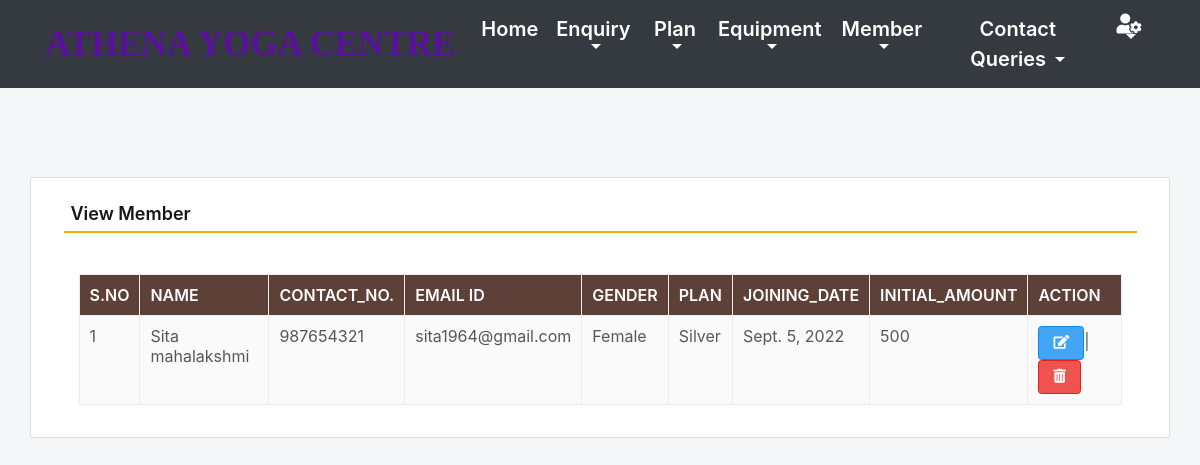
Page /viewMember (signed in) on the committed database.
### yoga/models.py (models this page shows, shortened)
class Member(models.Model):
    name = models.CharField(max_length=150, null=True)
    contact = models.CharField(max_length=15, null=True)
    email = models.CharField(max_length=50, null=True)
    gender = models.CharField(max_length=10, null=True)
    plan = models.CharField(max_length=100, null=True)
    joindate = models.DateField(null=True)
    initamount = models.CharField(max_length=100, null=True)

### yoga/views.py (the view)
# urls.py: path('viewMember', viewMember, name='viewMember'),
def viewMember(request):
    if not request.user.is_authenticated:
        return redirect(admin_login)
    member = Member.objects.all()
    return render(request,'viewMember.html', locals())

### yoga/templates/viewMember.html (shortened to what this page needs)
{% include 'admin_nav.html' %}
{% load static %}
{% block main %}
 <html lang="en" class="no-focus">
 <link rel="stylesheet" id="css-main" href="{% static 'css1/codebase.min.css' %}">
 <br><br><br><br>
	<div class="container card shadow mt-5">
		<div class="card-body">
			<h5 class="p-2" style="border-bottom: 2px solid orange">View Member</h5>
             <br>
            <div class="container-fluid">
             <table id="example" class="table table-striped table-bordered" style="width:100%">
                  <thead class="text-white" style="background-color : #5d4037;">
				     <tr>
					   <th>S.No</th>
					   <th>Name</th>
					   <th>Contact_No.</th>
					   <th>Email ID</th>
                       <th>Gender</th>
					   <th>Plan</th>
                       <th>Joining_Date</th>
					   <th>Initial_Amount</th>
                       <th>Action</th>
				     </tr>
			      </thead>
			       <tbody>
                     {% for i in member %}
			          <tr>
                        <td>{{forloop.counter}}</td>
						<td>{{i.name}}</td>
						<td>{{i.contact}}</td>
						<td>{{i.email}}</td>
                        <td>{{i.gender}}</td>
						<td>{{i.plan}}</td>
                        <td>{{i.joindate}}</td>
						<td>{{i.initamount}}</td>
						<td><a href="{% url 'edit_Member' i.id %}" class="btn btn-primary"><i class="fas fa-edit"></i></a>|
                            <a href="{% url 'delete_Member' i.id %}" class="btn btn-danger" onclick="return confirm('Are you sure to delete this Member ?')"><i class="fas fa-trash-alt"></i></a></td>
                      </tr>
                      {% endfor %}
                   </tbody>
		        </table>
            </div>
        </div>
	</div>
        <link rel="stylesheet" href="https://use.fontawesome.com/releases/v5.6.3/css/all.css">
 </html>
{% endblock %}

### rows in the picture
Member: name "Sita mahalakshmi", contact "987654321", email "sita1964@gmail.com", gender "Female", plan "Silver", joindate "Sept. 5, 2022", initamount "500"
